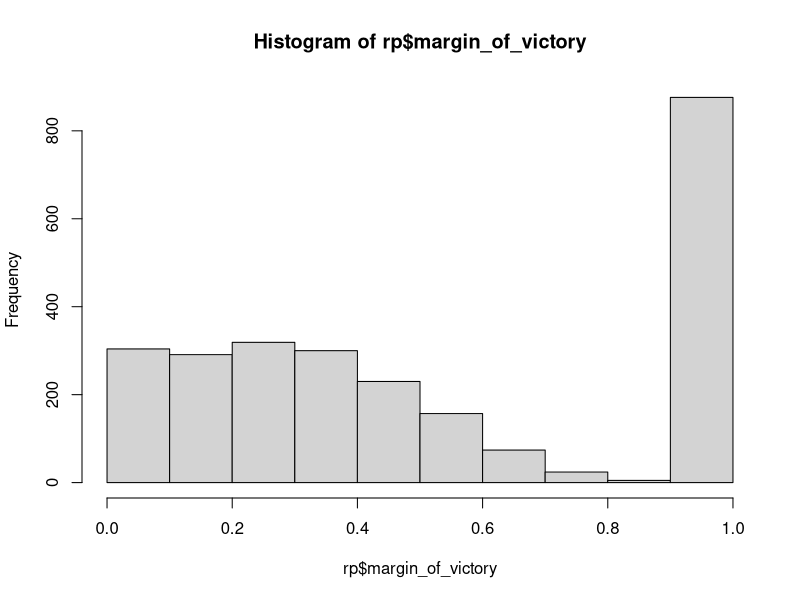
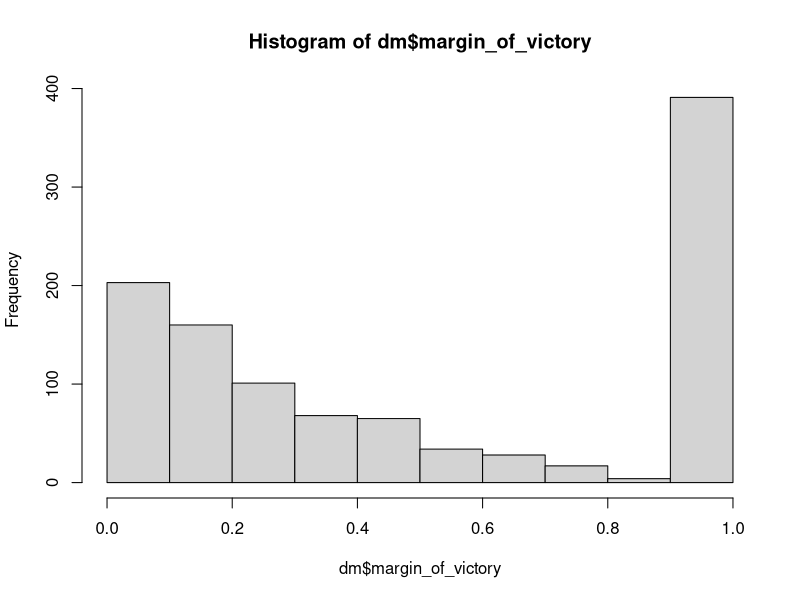

Recreate these plots in R, in order.
setwd("C:\\Users\\chris\\Documents\\MAT 261A\\Project 2\\Data")

df = read.csv("Trans Athletes DATA.csv")
rp = subset(df, republican == 1)

dm = subset(df, democrat == 1)

hist(rp$margin_of_victory)
hist(dm$margin_of_victory)

# both are right skewed
